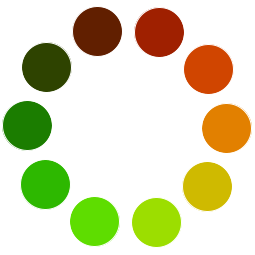
Frame 1 (no input)
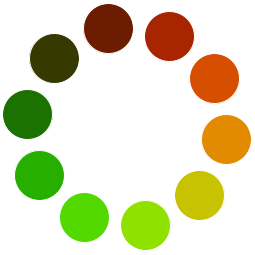
Frame 60 (the mouse pressed at the canvas centre just before this capture)
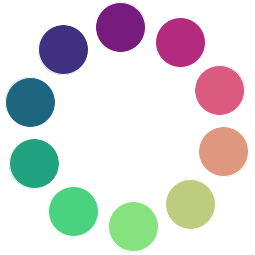
Frame 120 (the mouse held since frame 60 and released just before this capture)

The Processing sketch that drew these frames (run headless with seeded random() and noise(); from frame 60 on, the mouse is pressed at the canvas centre):

// Processing sketch: processing_30357
// ── processing_30357.pde

//circle of circles
Circles[] circle;

//number of circles 
int amount = 10;
int a = amount;

void setup() {
 size(255,255); 
 circle = new Circles[amount];
 for (int i = 0; i < amount; i++){
    circle[i] = new Circles(cos(2*PI*(i/a))*100, sin(2*PI*(i/a))*100, i); 
 }
}

void draw() {
 background(255);
 translate(width/2,height/2);
  for (int i = 0; i < amount; i++){
   circle[i].change();
   circle[i].display();
  } 
}

class Circles {
 float x,y;
 float c; 
 
 Circles(float tempX, float tempY, float tempC) {
  x = tempX;
  y = tempY;
  c = tempC;
 }
 
 void change(){
 c += 0.02;
 
 }
 
 void display() {
  stroke(255);
 fill (127+cos(2*PI*(c/amount))*100, 127+sin(2*PI*(c/amount))*100,mouseX);
 ellipse(cos(2*PI*(c/amount))*100, sin(2*PI*(c/amount))*100,50,50);
 }
}
                
                                                              
                
